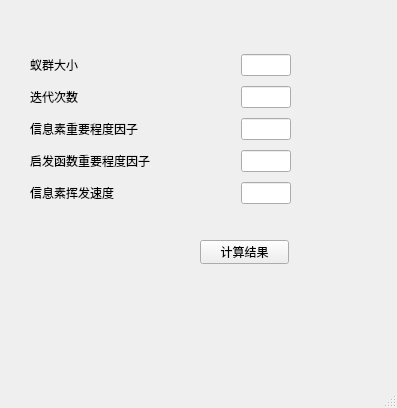
<?xml version="1.0" encoding="UTF-8"?>
<ui version="4.0">
 <class>MainWindow</class>
 <widget class="QMainWindow" name="MainWindow">
  <property name="geometry">
   <rect>
    <x>0</x>
    <y>0</y>
    <width>397</width>
    <height>408</height>
   </rect>
  </property>
  <property name="windowTitle">
   <string>MainWindow</string>
  </property>
  <widget class="QWidget" name="centralwidget">
   <widget class="QPushButton" name="ResultBtn">
    <property name="geometry">
     <rect>
      <x>200</x>
      <y>240</y>
      <width>89</width>
      <height>24</height>
     </rect>
    </property>
    <property name="text">
     <string>计算结果</string>
    </property>
   </widget>
   <widget class="QWidget" name="layoutWidget">
    <property name="geometry">
     <rect>
      <x>30</x>
      <y>50</y>
      <width>261</width>
      <height>162</height>
     </rect>
    </property>
    <layout class="QVBoxLayout" name="verticalLayout">
     <item>
      <layout class="QHBoxLayout" name="horizontalLayout">
       <item>
        <widget class="QLabel" name="antSizeLabel">
         <property name="text">
          <string>蚁群大小</string>
         </property>
        </widget>
       </item>
       <item>
        <spacer name="horizontalSpacer">
         <property name="orientation">
          <enum>Qt::Horizontal</enum>
         </property>
         <property name="sizeHint" stdset="0">
          <size>
           <width>40</width>
           <height>20</height>
          </size>
         </property>
        </spacer>
       </item>
       <item>
        <widget class="QLineEdit" name="antSizeEdit">
         <property name="maximumSize">
          <size>
           <width>50</width>
           <height>16777215</height>
          </size>
         </property>
        </widget>
       </item>
      </layout>
     </item>
     <item>
      <layout class="QHBoxLayout" name="horizontalLayout_2">
       <item>
        <widget class="QLabel" name="cycleTimeLabel">
         <property name="text">
          <string>迭代次数</string>
         </property>
        </widget>
       </item>
       <item>
        <spacer name="horizontalSpacer_2">
         <property name="orientation">
          <enum>Qt::Horizontal</enum>
         </property>
         <property name="sizeHint" stdset="0">
          <size>
           <width>40</width>
           <height>20</height>
          </size>
         </property>
        </spacer>
       </item>
       <item>
        <widget class="QLineEdit" name="cycleTimeEdit">
         <property name="maximumSize">
          <size>
           <width>50</width>
           <height>16777215</height>
          </size>
         </property>
        </widget>
       </item>
      </layout>
     </item>
     <item>
      <layout class="QHBoxLayout" name="horizontalLayout_3">
       <item>
        <widget class="QLabel" name="PheromoneImportantLabel">
         <property name="text">
          <string>信息素重要程度因子</string>
         </property>
        </widget>
       </item>
       <item>
        <spacer name="horizontalSpacer_3">
         <property name="orientation">
          <enum>Qt::Horizontal</enum>
         </property>
         <property name="sizeHint" stdset="0">
          <size>
           <width>40</width>
           <height>20</height>
          </size>
         </property>
        </spacer>
       </item>
       <item>
        <widget class="QLineEdit" name="PheromoneImportantValueEdit">
         <property name="maximumSize">
          <size>
           <width>50</width>
           <height>16777215</height>
          </size>
         </property>
        </widget>
       </item>
      </layout>
     </item>
     <item>
      <layout class="QHBoxLayout" name="horizontalLayout_4">
       <item>
        <widget class="QLabel" name="HeFuntionLable">
         <property name="text">
          <string>启发函数重要程度因子</string>
         </property>
        </widget>
       </item>
       <item>
        <spacer name="horizontalSpacer_4">
         <property name="orientation">
          <enum>Qt::Horizontal</enum>
         </property>
         <property name="sizeHint" stdset="0">
          <size>
           <width>40</width>
           <height>20</height>
          </size>
         </property>
        </spacer>
       </item>
       <item>
        <widget class="QLineEdit" name="HeFuntionImportValueEdit">
         <property name="maximumSize">
          <size>
           <width>50</width>
           <height>16777215</height>
          </size>
         </property>
        </widget>
       </item>
      </layout>
     </item>
     <item>
      <layout class="QHBoxLayout" name="horizontalLayout_5">
       <item>
        <widget class="QLabel" name="PheromoneVolatilization">
         <property name="text">
          <string>信息素挥发速度</string>
         </property>
        </widget>
       </item>
       <item>
        <spacer name="horizontalSpacer_5">
         <property name="orientation">
          <enum>Qt::Horizontal</enum>
         </property>
         <property name="sizeHint" stdset="0">
          <size>
           <width>40</width>
           <height>20</height>
          </size>
         </property>
        </spacer>
       </item>
       <item>
        <widget class="QLineEdit" name="PheromoneVolatilizationEdit">
         <property name="maximumSize">
          <size>
           <width>50</width>
           <height>16777215</height>
          </size>
         </property>
        </widget>
       </item>
      </layout>
     </item>
    </layout>
   </widget>
  </widget>
  <widget class="QMenuBar" name="menubar">
   <property name="geometry">
    <rect>
     <x>0</x>
     <y>0</y>
     <width>397</width>
     <height>25</height>
    </rect>
   </property>
  </widget>
  <widget class="QStatusBar" name="statusbar"/>
 </widget>
 <resources/>
 <connections/>
</ui>
